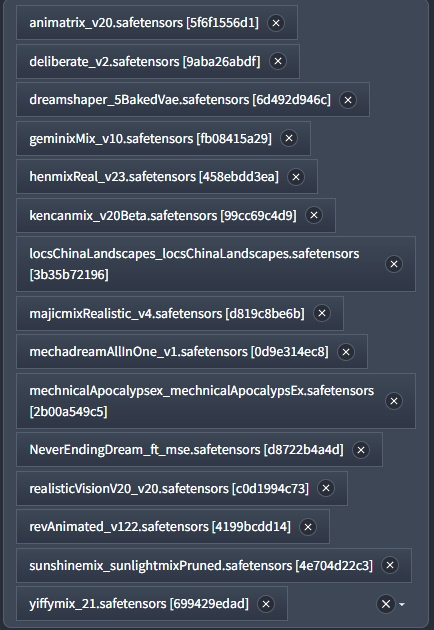
#> input picture adjusted_image.jpg, 434 x 630 px
$ python -i image_helper.py   (imports and definitions only)
#> lines starting #> are read from the running program, lines starting #| are printed output that depends on the picture; after the words box and inside, x2 and y2 are one past the last pixel; in counts of white or black regions, pixels touching at a corner belong together
import numpy as np
import cv2

def decode_img(image_file):
    # Read the image as bytes
    image_bytes = image_file.read()
    # Convert the image bytes to a numpy array
    image_np = np.frombuffer(image_bytes, np.uint8)
    # Decode the image using OpenCV
    img = cv2.imdecode(image_np, cv2.IMREAD_COLOR)

    return img

def getSkewAngle(cvImage) -> float:
    # Prep image, copy, convert to gray scale, blur, and threshold
    newImage = cvImage.copy()
    gray = cv2.cvtColor(newImage, cv2.COLOR_BGR2GRAY)
    blur = cv2.GaussianBlur(gray, (9, 9), 0)
    thresh = cv2.threshold(blur, 0, 255, cv2.THRESH_BINARY_INV + cv2.THRESH_OTSU)[1]

    # Apply dilate to merge text into meaningful lines/paragraphs.
    # Use larger kernel on X axis to merge characters into single line, cancelling out any spaces.
    # But use smaller kernel on Y axis to separate between different blocks of text
    kernel = cv2.getStructuringElement(cv2.MORPH_RECT, (30, 5))
    dilate = cv2.dilate(thresh, kernel, iterations=2)

    # Find all contours
    contours, hierarchy = cv2.findContours(dilate, cv2.RETR_LIST, cv2.CHAIN_APPROX_SIMPLE)
    contours = sorted(contours, key = cv2.contourArea, reverse = True)
    for c in contours:
        rect = cv2.boundingRect(c)
        x,y,w,h = rect
        cv2.rectangle(newImage,(x,y),(x+w,y+h),(0,255,0),2)

    # Find largest contour and surround in min area box
    largestContour = contours[0]
    # print (len(contours))
    minAreaRect = cv2.minAreaRect(largestContour)
    # cv2.imwrite("temp/boxes.jpg", newImage)
    # Determine the angle. Convert it to the value that was originally used to obtain skewed image
    angle = minAreaRect[-1]
    if angle < -45:
        angle = 90 + angle
    return -1.0 * angle

# Rotate the image around its center
def rotateImage(cvImage, angle: float):
    newImage = cvImage.copy()
    (h, w) = newImage.shape[:2]
    center = (w // 2, h // 2)
    M = cv2.getRotationMatrix2D(center, angle, 1.0)
    newImage = cv2.warpAffine(newImage, M, (w, h), flags=cv2.INTER_CUBIC, borderMode=cv2.BORDER_REPLICATE)
    return newImage

def numpify_image(source_image):
    return np.array(source_image)

# Deskew image
def deskew(cvImage, turn_90=False):
    angle = getSkewAngle(cvImage)
    if turn_90:
        return rotateImage(cvImage, -1.0 * angle - 90)
    else:
        return rotateImage(cvImage, -1.0 * angle)

# to adjust brightness and contrast
def adj_contrast(cvImage, contrast, brightness):
    adjusted_image = cv2.convertScaleAbs(cvImage, alpha=contrast, beta=brightness)
    return adjusted_image

# to make font bolder
def thick_font(cvImage, size=1):
    image = cv2.bitwise_not(cvImage)
    kernel = np.ones((size,size), np.int8)
    image = cv2.dilate(image, kernel, iterations=1)
    image = cv2.bitwise_not(image)
    return image

# to make image black & white
def black_and_white(cvImage, darkness=200):
    # Convert the image to grayscale for better text enhancement
    gray = cv2.cvtColor(cvImage, cv2.COLOR_BGR2GRAY)

    # Apply adaptive thresholding to enhance the text
    _, thresholded = cv2.threshold(gray, darkness, 255, cv2.THRESH_BINARY)

    return thresholded

>>> import cv2
>>> picture = cv2.imread('adjusted_image.jpg')
#> picture is the input picture: shape (630, 434, 3); mean B, G, R 91.4, 77.5, 69.4
>>> result = deskew(picture)
#> in getSkewAngle, `gray = cv2.cvtColor(newImage, cv2.COLOR_BGR2GRAY)`:
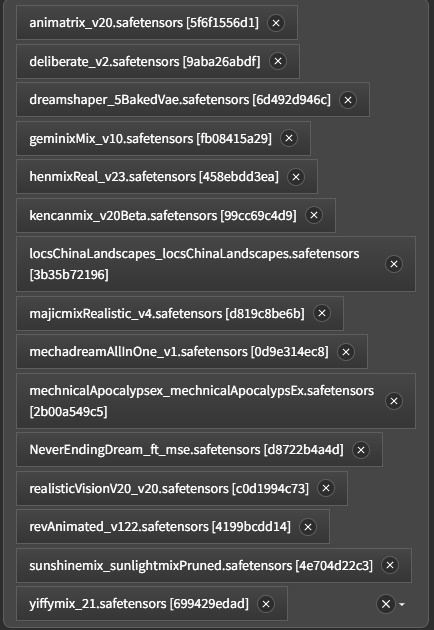
#> gray: shape (630, 434); min 38, max 255, mean 76.7
#> in getSkewAngle, `blur = cv2.GaussianBlur(gray, (9, 9), 0)`:
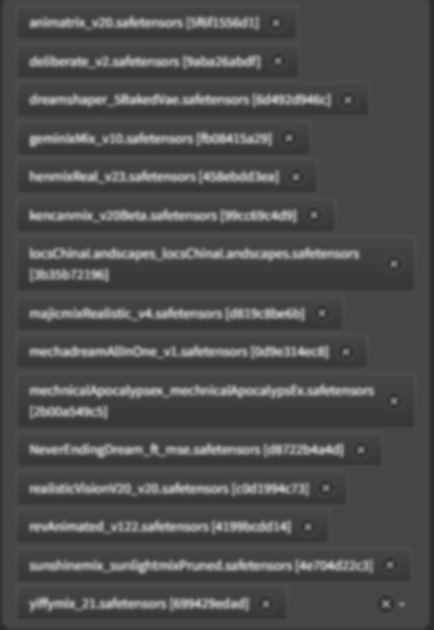
#> blur: shape (630, 434); min 45, max 188, mean 76.7
#> in getSkewAngle, `thresh = cv2.threshold(blur, 0, 255, cv2.THRESH_BINARY_INV + cv2.THRES..`:
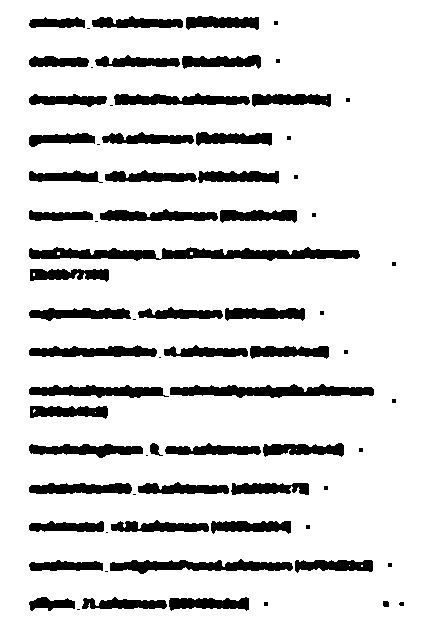
#> thresh: shape (630, 434); 86.1% white; 74 black regions (28 under 20 px), largest, box (x1, y1, x2, y2) and area: (29, 247, 360, 261) 2864, (170, 384, 374, 398) 1827, (110, 559, 293, 574) 1562
#> in getSkewAngle, `dilate = cv2.dilate(thresh, kernel, iterations=2)`: dilate: shape (630, 434); every value is 255
#> in getSkewAngle, `contours, hierarchy = cv2.findContours(dilate, cv2.RETR_LIST, cv2.CHAI..`: contours = [[[0, 0], [0, 629], [433, 629], [433, 0]]]
#> the loop in getSkewAngle, `for c in contours:` made 1 pass
#> (c, x, y, w, h) on pass 1: ([[0, 0], [0, 629], [433, 629], [433, 0]], 0, 0, 434, 630)
#> after the loop in getSkewAngle, `for c in contours:`:
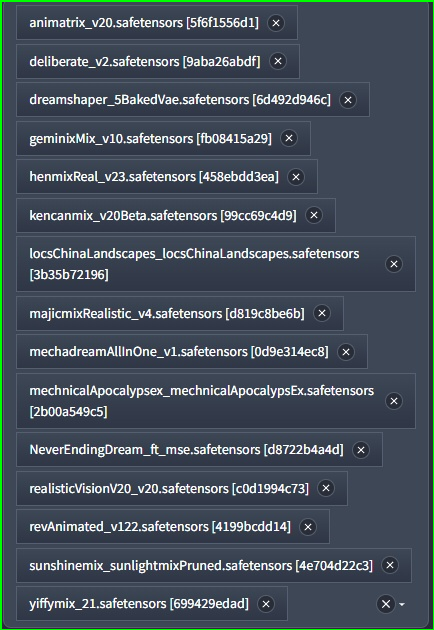
#> newImage: shape (630, 434, 3); 1.16% of pixels changed, all inside (x1, y1, x2, y2) = (0, 0, 434, 630)
#> in getSkewAngle, `largestContour = contours[0]`: largestContour = [[0, 0], [0, 629], [433, 629], [433, 0]]
#> in getSkewAngle, `minAreaRect = cv2.minAreaRect(largestContour)`: minAreaRect = ((216.5, 314.5), (629, 433), -90)
#> in getSkewAngle, `angle = minAreaRect[-1]`: angle = -90
#> in getSkewAngle, `angle = 90 + angle`: angle = 0
#> in rotateImage, `M = cv2.getRotationMatrix2D(center, angle, 1.0)`: M = [[1, 0, 0], [0, 1, 0]]
